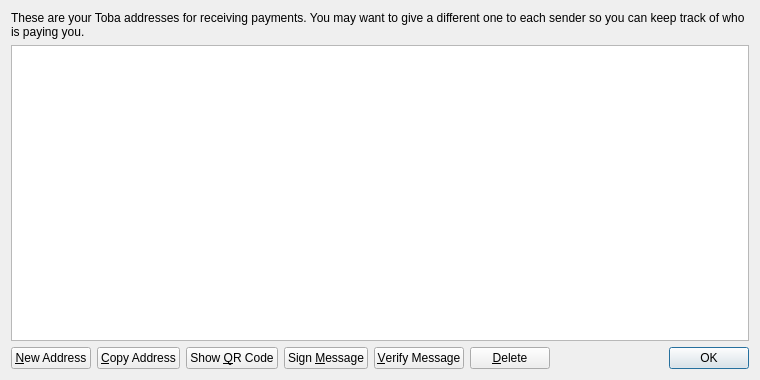
<?xml version="1.0" encoding="UTF-8"?>
<ui version="4.0">
 <class>AddressBookPage</class>
 <widget class="QWidget" name="AddressBookPage">
  <property name="geometry">
   <rect>
    <x>0</x>
    <y>0</y>
    <width>760</width>
    <height>380</height>
   </rect>
  </property>
  <property name="windowTitle">
   <string>Address Book</string>
  </property>
  <layout class="QVBoxLayout" name="verticalLayout">
   <item>
    <widget class="QLabel" name="labelExplanation">
     <property name="text">
      <string>These are your Toba addresses for receiving payments. You may want to give a different one to each sender so you can keep track of who is paying you.</string>
     </property>
     <property name="textFormat">
      <enum>Qt::PlainText</enum>
     </property>
     <property name="wordWrap">
      <bool>true</bool>
     </property>
    </widget>
   </item>
   <item>
    <widget class="QTableView" name="tableView">
     <property name="contextMenuPolicy">
      <enum>Qt::CustomContextMenu</enum>
     </property>
     <property name="toolTip">
      <string>Double-click to edit address or label</string>
     </property>
     <property name="tabKeyNavigation">
      <bool>false</bool>
     </property>
     <property name="selectionMode">
      <enum>QAbstractItemView::SingleSelection</enum>
     </property>
     <property name="selectionBehavior">
      <enum>QAbstractItemView::SelectRows</enum>
     </property>
     <property name="sortingEnabled">
      <bool>true</bool>
     </property>
     <attribute name="verticalHeaderVisible">
      <bool>false</bool>
     </attribute>
    </widget>
   </item>
   <item>
    <layout class="QHBoxLayout" name="horizontalLayout">
     <item>
      <widget class="QPushButton" name="newAddressButton">
       <property name="toolTip">
        <string>Create a new address</string>
       </property>
       <property name="text">
        <string>&amp;New Address</string>
       </property>
      </widget>
     </item>
     <item>
      <widget class="QPushButton" name="copyToClipboard">
       <property name="toolTip">
        <string>Copy the currently selected address to the system clipboard</string>
       </property>
       <property name="text">
        <string>&amp;Copy Address</string>
       </property>
      </widget>
     </item>
     <item>
      <widget class="QPushButton" name="showQRCode">
       <property name="text">
        <string>Show &amp;QR Code</string>
       </property>
      </widget>
     </item>
     <item>
      <widget class="QPushButton" name="signMessage">
       <property name="toolTip">
        <string>Sign a message to prove you own a Toba address</string>
       </property>
       <property name="text">
        <string>Sign &amp;Message</string>
       </property>
      </widget>
     </item>
     <item>
      <widget class="QPushButton" name="verifyMessage">
       <property name="toolTip">
        <string>Verify a message to ensure it was signed with a specified Toba address</string>
       </property>
       <property name="text">
        <string>&amp;Verify Message</string>
       </property>
      </widget>
     </item>
     <item>
      <widget class="QPushButton" name="deleteButton">
       <property name="toolTip">
        <string>Delete the currently selected address from the list</string>
       </property>
       <property name="text">
        <string>&amp;Delete</string>
       </property>
      </widget>
     </item>
     <item>
      <spacer name="horizontalSpacer">
       <property name="orientation">
        <enum>Qt::Horizontal</enum>
       </property>
       <property name="sizeHint" stdset="0">
        <size>
         <width>40</width>
         <height>20</height>
        </size>
       </property>
      </spacer>
     </item>
     <item>
      <widget class="QDialogButtonBox" name="buttonBox">
       <property name="sizePolicy">
        <sizepolicy hsizetype="Maximum" vsizetype="Fixed">
         <horstretch>0</horstretch>
         <verstretch>0</verstretch>
        </sizepolicy>
       </property>
       <property name="standardButtons">
        <set>QDialogButtonBox::Ok</set>
       </property>
      </widget>
     </item>
    </layout>
   </item>
  </layout>
 </widget>
 <resources>
  <include location="../bitcoin.qrc"/>
 </resources>
 <connections/>
</ui>
